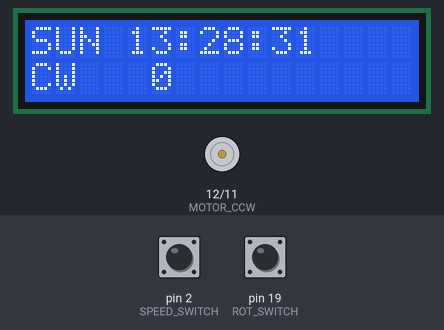
Bench run of a sketch on a simulated Arduino Mega 2560, built with avr-gcc and run on an emulated ATmega2560. On the bench: 16×2 character LCD, motor-driver pin pairs drawn as motors (green arrow = first pin HIGH = forward, orange = second pin HIGH = backward, longer = more drive, scaled by the enable pin). Inputs (shaded band) come from the test bench; at power-on: pin 2 (SPEED_SWITCH) HIGH, pin 19 (ROT_SWITCH) HIGH. The local clock reads 2024-03-15 10:24:30 at power-on unless the sketch sets it; what the sketch prints to the serial monitor is not drawn.

Above: at 1.3 s.
1.4 s: pin 2 (SPEED_SWITCH) pulled LOW for 0.15 s
At 2.9 s:
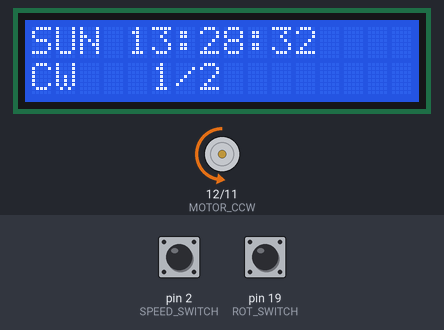
4.5 s: pin 19 (ROT_SWITCH) pulled LOW for 0.15 s
At 7.4 s:
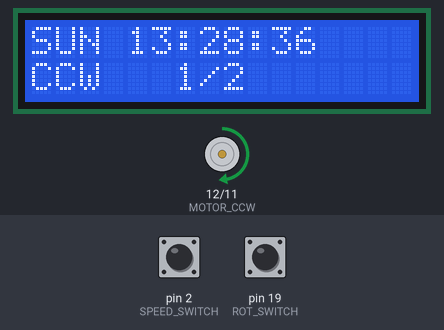
7.6 s: pin 2 (SPEED_SWITCH) pulled LOW for 1 s
At 9.3 s:
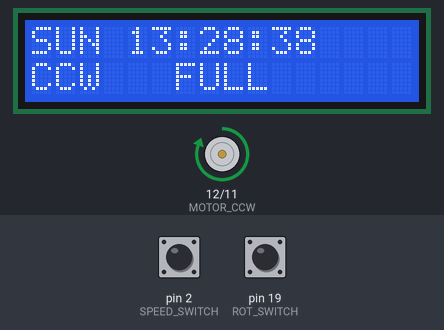
11.6 s: pin 19 (ROT_SWITCH) pulled LOW for 1 s
At 13.1 s:
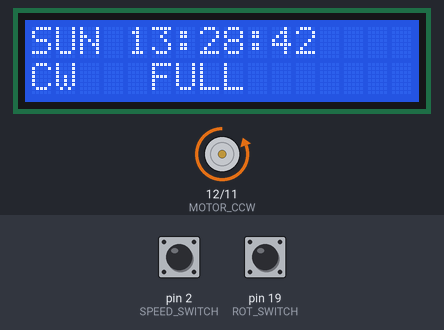
15.3 s: pin 2 (SPEED_SWITCH) pulled LOW for 0.15 s
At 18.3 s:
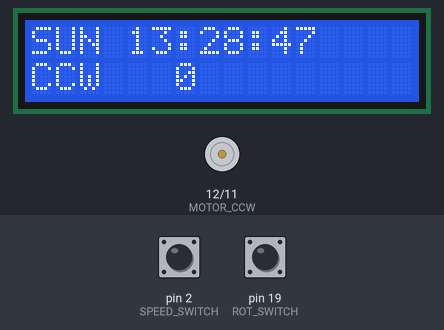
18.4 s: pin 2 (SPEED_SWITCH) driven LOW and pin 19 (ROT_SWITCH) driven LOW
At 20.7 s:
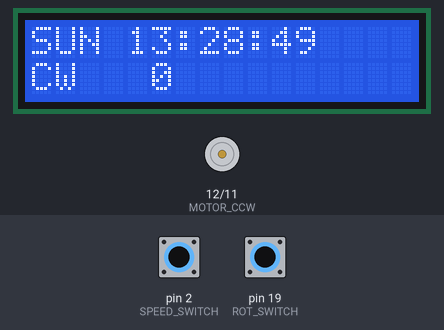
Timing chart, 0 to 22.2 s (numbered marks = the images above; inputs shaded):
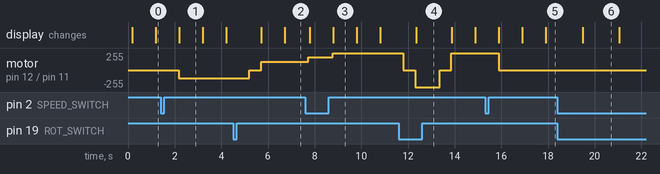

The sketch:

EECE.4520-Lab3.ino
```cpp
#include <LiquidCrystal.h>
#include <Wire.h>
#include "DS1307.h"


#define MOTOR_ENABLE 13
#define MOTOR_CW 11
#define MOTOR_CCW 12
#define MOTOR_OFF 0
#define MOTOR_OFF 0
#define MOTOR_HALF 127
#define MOTOR_THREE_QTR 191
#define MOTOR_FULL 255
#define ROT_SWITCH 19
#define SPEED_SWITCH 2

// tracking variables
int speedState = 0;
int fanDir = 0;
int fanSpeed = 0;
int fanInit = 0;
int buttonPress = 0;
int refresh = 0;
unsigned long lastPressDir = 0;
int dirPressed = 0;
int lastPressSpeed = 0;
int speedPressed = 0;
int cw = 1;
int ccw = 0;

// initialize the library with the numbers of the interface pins
LiquidCrystal lcd(45, 41, 33, 35, 37, 39);

//define a object of DS1307 class
DS1307 clock;

void setup() {

  Serial.begin(9600);
  // set pin direction
  pinMode(ROT_SWITCH, INPUT_PULLUP); // switch
  pinMode(SPEED_SWITCH, INPUT_PULLUP); // switch

  // set up the LCD's number of columns and rows:
  lcd.begin(16, 2);

  // set up RTC time
  clock.begin();
  clock.fillByYMD(2021,11,21);
  clock.fillByHMS(13,28,30);
  clock.fillDayOfWeek(SUN);
  clock.setTime();

  // attach an interrupt for the switch press
  attachInterrupt(digitalPinToInterrupt(ROT_SWITCH), changeDirection, LOW);
  attachInterrupt(digitalPinToInterrupt(SPEED_SWITCH), changeSpeed, LOW);

  // set pin direction
  pinMode(MOTOR_ENABLE,OUTPUT);
  pinMode(MOTOR_CW,OUTPUT);
  pinMode(MOTOR_CCW,OUTPUT);

  // turns on fan
  digitalWrite(MOTOR_CW, cw);
  digitalWrite(MOTOR_CCW, ccw);
  delay(100);
  //digitalWrite(MOTOR_ENABLE, HIGH);
  analogWrite(MOTOR_ENABLE, fanSpeed);

}

void changeDirection() {
  if ((millis() - lastPressDir) > 100){

    lastPressDir = millis();
    dirPressed = 1;
    Serial.println("Button ISR Success");
  }
  return;
}

void changeSpeed() {
  if ((millis() - lastPressSpeed) > 100){

    lastPressSpeed = millis();
    speedPressed = 1;
    Serial.println("Speed ISR Success");
  }
  return;
}

void loop() {

  if(dirPressed){
    digitalWrite(MOTOR_ENABLE, LOW);
    delay(500);
    cw = !cw;
    ccw = !ccw;
    digitalWrite(MOTOR_CW, cw);
    digitalWrite(MOTOR_CCW, ccw);
    analogWrite(MOTOR_ENABLE, fanSpeed);
    fanDir = !fanDir;
    dirPressed = 0;
 }

  if(speedPressed){
      if(speedState ==3){
        speedState = 0;
      } else {
        speedState++;
      }

  if(speedState == 0){
    fanSpeed = MOTOR_OFF;
  } else if(speedState == 1) {
    fanSpeed = MOTOR_HALF;
  } else if(speedState == 2){
    fanSpeed = MOTOR_THREE_QTR;
  } else if(speedState == 3){
    fanSpeed = MOTOR_FULL;
  }
  speedPressed = 0;
  analogWrite(MOTOR_ENABLE, fanSpeed);
 }

  // clear lcd
  lcd.clear();

  // get time
  clock.getTime();

  // day of week
  switch (clock.dayOfWeek) // Friendly printout the weekday
    {
        case MON:
        lcd.print("MON");
        break;
        case TUE:
        lcd.print("TUE");
        break;
        case WED:
        lcd.print("WED");
        break;
        case THU:
        lcd.print("THU");
        break;
        case FRI:
        lcd.print("FRI");
        break;
        case SAT:
        lcd.print("SAT");
        break;
        case SUN:
        lcd.print("SUN");
        break;
    }
  lcd.print(" ");
  lcd.print(clock.hour, DEC);
  lcd.print(":");
  lcd.print(clock.minute, DEC);
  lcd.print(":");
  lcd.print(clock.second, DEC);

  // next line
  lcd.setCursor(0, 1);

  // direction
  if (fanDir == 0) {
    lcd.print("CW");
  }
  else {
    lcd.print("CCW");
  }

  // space
  lcd.print("   ");

  // speed
  if (fanSpeed == MOTOR_OFF) {
    lcd.print("0");
  }
  else if (fanSpeed == MOTOR_HALF) {
    lcd.print("1/2");
  }
  else if (fanSpeed == MOTOR_THREE_QTR) {
    lcd.print("3/4");
  }
  else {
    lcd.print("FULL");
  }

  // delay for debounce
  delay(1000);
}
```

Measured:
- after the input at 1.4 s, motor on pin 12 (MOTOR_CCW) / pin 11 (MOTOR_CW): stopped → backward 127/255 after 0.78 s; the display: changes after 0.79 s (image 1)
- after the input at 4.5 s, motor on pin 12 (MOTOR_CCW) / pin 11 (MOTOR_CW): backward 127/255 → stopped after 0.70 s, → forward 127/255 0.50 s later; the display: first changes after 1.2 s (image 2 shows a later state)
- after the input at 7.6 s, motor on pin 12 (MOTOR_CCW) / pin 11 (MOTOR_CW): forward 127/255 → forward 191/255 after 0.12 s, → forward 255/255 1.1 s later
- after the input at 11.6 s, motor on pin 12 (MOTOR_CCW) / pin 11 (MOTOR_CW): forward 255/255 → stopped after 0.21 s, → backward 255/255 0.50 s later, → stopped 1.1 s later, → forward 255/255 0.50 s later; the display: changes after 0.76 s (image 4)
- after the input at 15.3 s, motor on pin 12 (MOTOR_CCW) / pin 11 (MOTOR_CW): forward 255/255 → stopped after 0.58 s; the display: first changes after 0.59 s (image 5 shows a later state)
- after the input at 18.4 s, the display: changes after 1.1 s (image 6)
- what the display in image 1 shows lasts 1.0 s, from 2.2 s to 3.2 s
